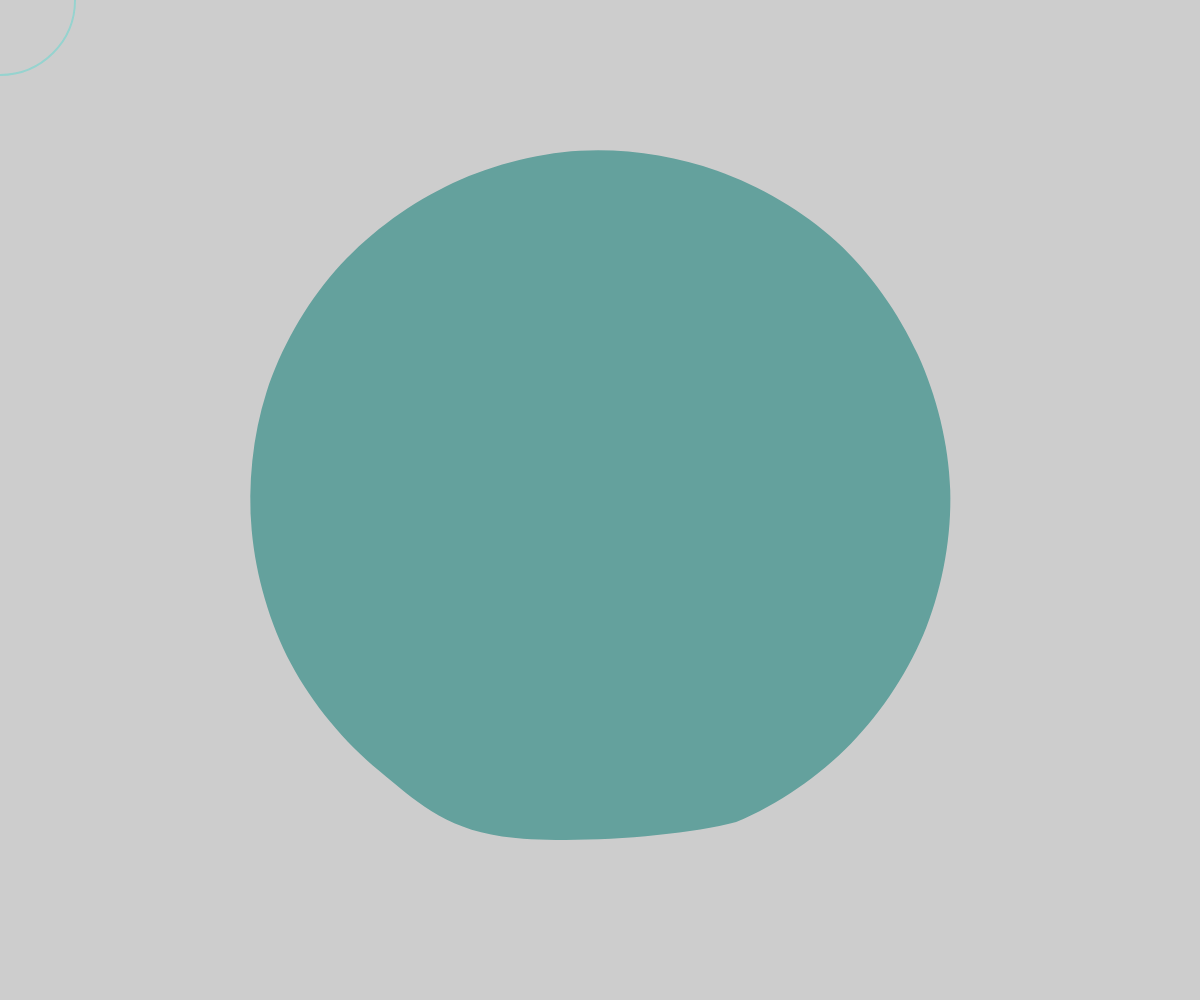
Frame 1 (no input)
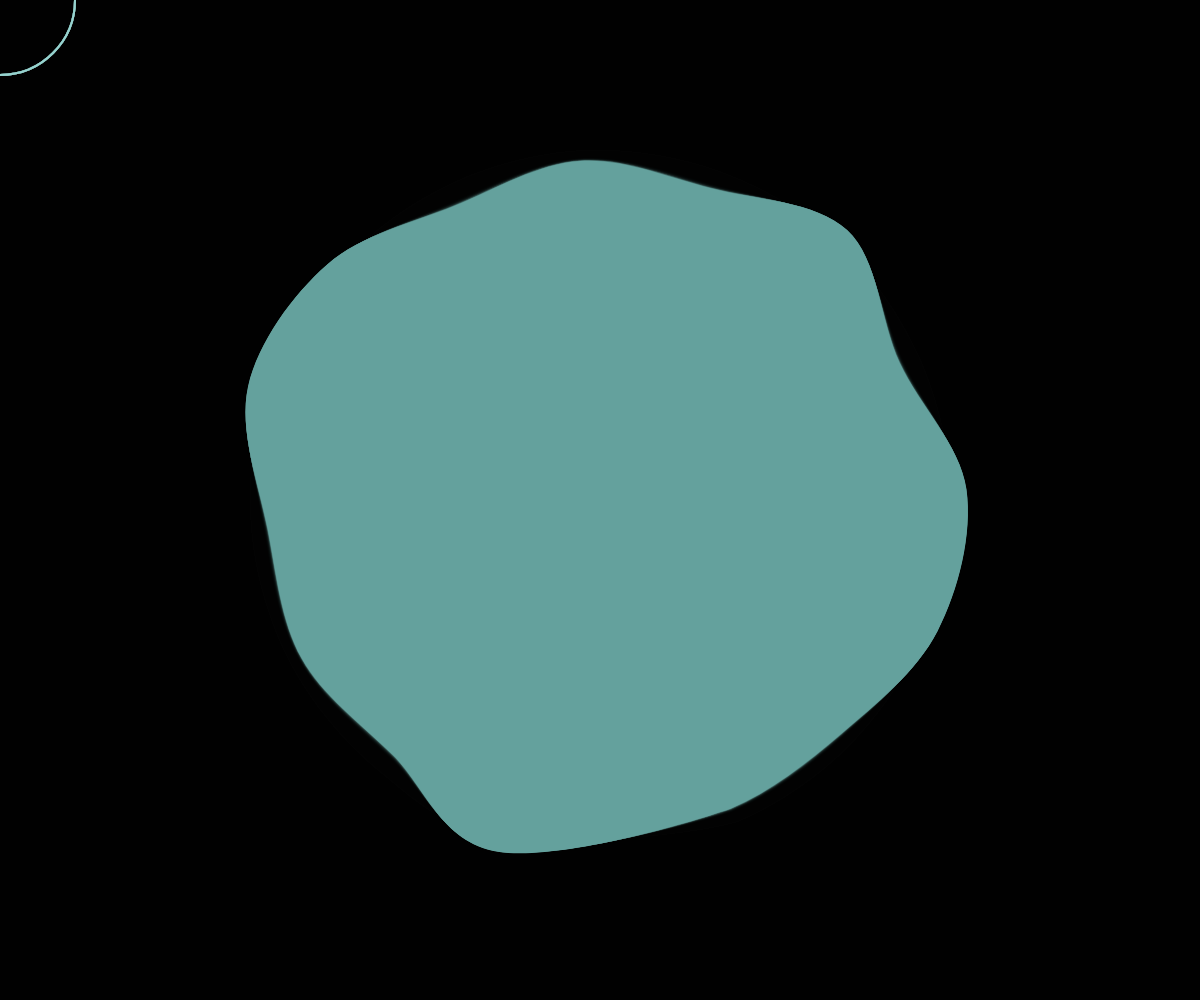
Frame 60 (no input)
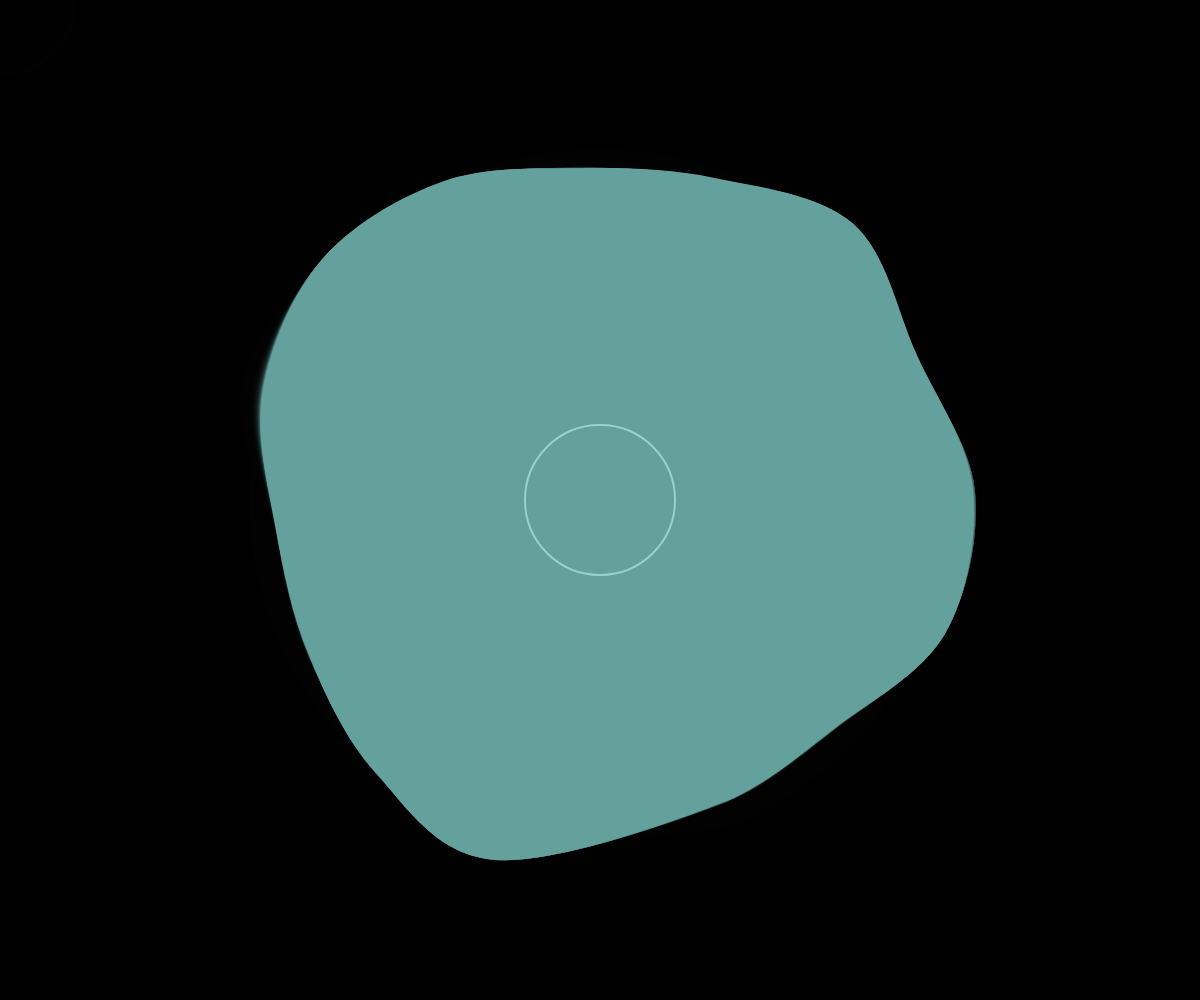
Frame 120 (the mouse pressed at the canvas centre since frame 60)

The p5.js sketch that drew these frames (run headless with seeded random() and noise() and a simulated clock; from frame 60 on, the mouse is pressed at the canvas centre):

// p5.js sketch
// ── sketch.js
//Splines vars
var vertices = [];
var originalPos = [];
var spline_size = 700; // size of graphic, can be made to be % of screen in setup
var weight = 3;
var numPoints = 0.4; // closer to 0 = more points
var splineWidth = 2; // line thickness
var lowerSpeed = 0.005; // floor and ceiling of speeds
var upperSpeed = 0.017
var alph = 50; // motion blur
var stickiness = 10; // how slow the points get before they change direction
var spiciness = 5 // the closer to 1 the spicier


function setup() {
  noStroke();
  strokeWeight(0.5); //unused
  width = window.innerWidth;
  height = window.innerHeight;
  canvas = createCanvas(width, height);
  canvas.position(0,0,'fixed');
  canvas.style('z-index', '-1');
  resetSpline(spline_size);
  smooth();
  ellipseMode(CENTER);
}

function resetSpline(size) { // creates points array and records initial positions in separate array
  vertices = [];
  originalPos = [];
  for (var i = 0; i <= TWO_PI; i += numPoints) { // in a circle
    vertices.push({ x: (size / 2) * sin(i), y: (size / 2) * cos(i) });
    let vals = [0, 1];
    originalPos.push({
      x: (size / 2) * sin(i),
      y: (size / 2) * cos(i),
      dir: random(vals), //for determining direction
      sp: random(lowerSpeed,upperSpeed) // for determining speed
    });
  }
}

function windowResized() { // handle window size change
  resizeCanvas(windowWidth, windowHeight);
}

function draw() {
  background(0, 0, 0, alph);
  drawSplines();
  noFill();
  stroke(150,211,207);
  ellipse(mouseX,mouseY,150,150)
  noStroke();
}

function drawSplines() {
  fill(100,161,157); //orange
  strokeWeight(splineWidth); //unused
  push();
  translate(width / 2, height / 2); // center is 0,0
  beginShape();

  //creates array of midpoints between origin and center for inner targets and same distance inverse direction for outer targets
  for (var i = 0; i < vertices.length; i++) {

    //start by getting midpoint of i and center
    let midpointToCenter = midpoint(originalPos[i].x, originalPos[i].y, 0, 0);
    midpointToCenter = createVector(
      midpointToCenter[0] / spiciness,
      midpointToCenter[1] / spiciness
    );


    if(dist(vertices[i].x, vertices[i].y, originalPos[i].x, originalPos[i].y)>150 || dist(vertices[i].x, vertices[i].y, mouseX-width/2, mouseY-height/2)>150){
      switch(originalPos[i].dir){
        case 0:

          //add vector to point to move in
          let innerPoints = p5.Vector.add(
            createVector(originalPos[i].x, originalPos[i].y),
            createVector(midpointToCenter.x, midpointToCenter.y)
          );

          //lerp in by the object's random speed
          vertices[i].x = lerp(vertices[i].x, innerPoints.x, originalPos[i].sp);
          vertices[i].y = lerp(vertices[i].y, innerPoints.y, originalPos[i].sp);
          //if we reach a certain distance from target, change direction
          if(dist(vertices[i].x, vertices[i].y, innerPoints.x, innerPoints.y)< stickiness){
          originalPos[i].dir = 1;
          }
          break;
        case 1:

          //subtract vector to move out
          let outerPoints = p5.Vector.sub(
            createVector(originalPos[i].x, originalPos[i].y),
            createVector(midpointToCenter.x, midpointToCenter.y)
          );

          vertices[i].x = lerp(vertices[i].x, outerPoints.x, originalPos[i].sp);
          vertices[i].y = lerp(vertices[i].y, outerPoints.y, originalPos[i].sp);
          if(dist(vertices[i].x, vertices[i].y, outerPoints.x, outerPoints.y) < stickiness){
            originalPos[i].dir = 0;
          }
          break;
      } 
    } else {
      fill(150,211,207);
      ellipse(vertices[i].x, vertices[i].y, 10,10);
      vertices[i].x = lerp(vertices[i].x, mouseX-width/2, originalPos[i].sp*1.5);
      vertices[i].y = lerp(vertices[i].y, mouseY-height/2, originalPos[i].sp*1.5);
      fill(100,161,157);
    }

    //places point
    
      curveVertex(vertices[i].x, vertices[i].y);
    
    
  }

  //this handles a known p5 bug with closing curve vertex shapes
  curveVertex(vertices[1].x,vertices[1].y);
  curveVertex(vertices[2].x,vertices[2].y);
  endShape();
  
  //curveTightness(0); pointyness of peaks
  pop();
}

function midpoint(x1, y1, x2, y2) {
  return [(x1 + x2) / 2, (y1 + y2) / 2];
}
// ── Shape.js
class Shape {
  constructor(vect, vel, accel){
    this.vect = vect;
    this.velocity = vel;
    this.acceleration = accel;
  }


 Seek(v){
  this.velocity.add(this.acceleration);
 // fill(120,181,177);
  let dVector = p5.Vector.sub(this.vect,v);
  let mag = dVector.mag();
  dVector.normalize();
  dVector.mult(this.velocity);
  this.vect.sub(dVector);
  ellipse(this.vect.x,this.vect.y,15,15);
}
}
